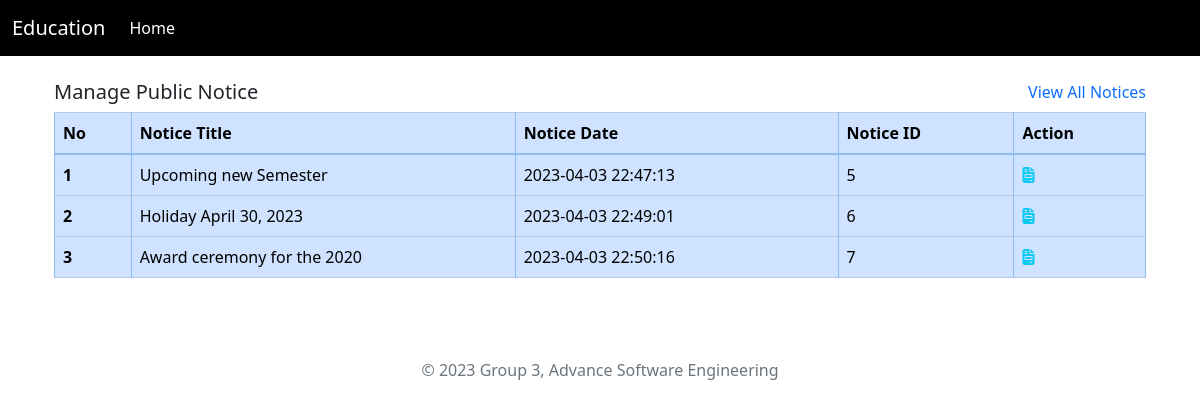
The app's page /homepage/publicNotices.php with its own data.
### tables this page shows
CREATE TABLE IF NOT EXISTS `public_notices` (
  `notice_id` int(11) NOT NULL AUTO_INCREMENT,
  `acc_id` int(11) NOT NULL,
  `notice_title` varchar(255) NOT NULL,
  `notice_body` varchar(255) NOT NULL,
  `date_created` datetime NOT NULL DEFAULT CURRENT_TIMESTAMP,
  PRIMARY KEY (`notice_id`)
);

### admin/func/PublicNoticeHandler.php (called while the page is built, shortened)
<?php
    function getPublicNotices(){
        global $conn;
        $sql = "SELECT *, pn.date_created as date, u.Fname, u.Lname
                FROM public_notices pn JOIN users u ON pn.acc_id = u.id";
        $stmt = $conn->prepare($sql);
        $stmt->execute();
        $results = $stmt->get_result();
        return $results->fetch_all(MYSQLI_ASSOC);
    }
?>

### homepage/publicNotices.php (the view, shortened to what this page needs)
<?php
  include "../func/db.php";
  include "../admin/func/PublicNoticeHandler.php";
  $publicNotices = getPublicNotices();
?>
<!DOCTYPE html>
<html lang="en">
<head>
    <link rel="stylesheet" href="https://cdnjs.cloudflare.com/ajax/libs/font-awesome/6.1.1/css/all.min.css">
    <link rel="stylesheet" href="css/bootstrap.css">
    <link rel="stylesheet" href="css/style.css">
    <link rel="stylesheet" href="https://cdnjs.cloudflare.com/ajax/libs/bootswatch/4.6.0/cosmo/bootstrap.min.css">
    <link href="https://cdn.jsdelivr.net/npm/bootstrap@5.2.1/dist/css/bootstrap.min.css" rel="stylesheet"
>
</head>
<body style="background-color: #f5f5f5; background: none;">
    <nav class="navbar navbar-expand-md navbar-dark bg-black ">
        <div class="container-fluid">
          <a class="navbar-brand" href="#">Education</a>
          <div class="collapse navbar-collapse" id="navbarCollapse">
            <ul class="navbar-nav me-auto mb-2 mb-md-0">
              <li class="nav-item">
                <a class="nav-link active" aria-current="page" href="index.php">Home</a>
              </li>
            </ul>
          </div>
        </div>
      </nav>
    <div class="bg-white p-4 rounded container">
        <div class="d-flex justify-content-between">
            <h5 class="text-center">Manage Public Notice</h5>
            <a class="text-decoration-none" href="#">View All Notices</a>
        </div>
        <table class="table table-primary table-bordered">
            <thead>
                <tr>
                    <th scope="col">No</th>
                    <th scope="col">Notice Title</th>
                    <th scope="col">Notice Date</th>
                    <th scope="col">Notice ID</th>
                    <th scope="col">Action</th>
                </tr>
            </thead>
            <tbody>
                <?php
                $i = 1;
                foreach($publicNotices as $notice) { ?>
                <tr>
                    <th><?php echo $i?></th>
                    <td style="max-width:200px; white-space:nowrap; overflow:hidden; text-overflow:ellipsis;"><?php echo $notice['notice_title']?></td>
                    <td><?php echo $notice['date']?></td>
                    <td><?php echo $notice['notice_id']?></td>
                    <td>
                        <a class="text-decoration-none text-info" data-bs-toggle="modal"
                            data-bs-target="#viewModal<?=$i?>"><i class="fa-solid fa-file-invoice"></i></a>
                    </td>
                </tr>
                <?php $i += 1;} ?>
            </tbody>
        </table>
    </div>
  <footer class="py-3 my-4">
    <p class="text-center text-muted">&copy; 2023 Group 3, Advance Software Engineering</p>
  </footer>
</body>
</html>

### records on screen
public_notices: notice_title "Upcoming new Semester", date_created "2023-04-03 22:47:13", notice_id "5"
public_notices: notice_title "Holiday April 30, 2023", date_created "2023-04-03 22:49:01", notice_id "6"
public_notices: notice_title "Award ceremony for the 2020", date_created "2023-04-03 22:50:16", notice_id "7"
